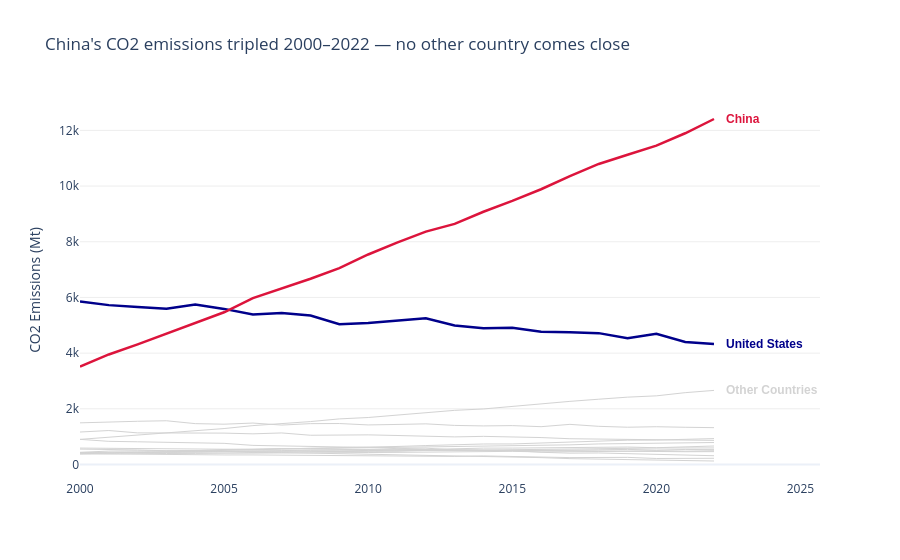

The notebook cell saved with this chart:
### Code cell
# Variation: contrasting two countries with others in grey for contrast


#highlight two countries
color_map = {c: 'crimson' if c == 'China' else 'darkblue' if c == 'United States' else 'lightgrey'for c in df['Country'].unique()}

fig = px.line(df, x='Year', y='CO2_Mt', color='Country',
              color_discrete_map=color_map,
              labels={'CO2_Mt': 'CO2 Emissions (Mt)', 'Year': ''},
              title="China's CO2 emissions tripled 2000–2022 — no other country comes close",
              template='plotly_white',
              height=400
              )
fig.update_traces(
    line=dict(width=1),   # default: thin for context countries
    showlegend=False     # direct label replaces legend (Gestalt proximity)
)

# thicker lines to draw attention to the two highlighted countries
for country in ['China', 'United States']:
    fig.update_traces(line=dict(width=2.5), selector=dict(name=country))


# Direct label at end of highlighted line
china_label = df.loc[(df['Country'] == 'China') & (df['Year'] == df['Year'].max())]
us_label = df.loc[(df['Country'] == 'United States') & (df['Year'] == df['Year'].max())]

others_label = df.loc[(df['Country'] == 'India') & (df['Year'] == df['Year'].max())]

# add highlight labels
fig.add_annotation(
    x=china_label['Year'].values[0], y=china_label['CO2_Mt'].values[0],
    text='China', showarrow=False,
    xanchor='left', xshift=10,
    font=dict(color='crimson', size=12, weight='bold', family='Arial')
)
fig.add_annotation(
    x=us_label['Year'].values[0], y=us_label['CO2_Mt'].values[0],
    text='United States', showarrow=False,
    xanchor='left', xshift=10,
    font=dict(color='darkblue', size=12, weight='bold', family='Arial')
)

# add others label (optional)
fig.add_annotation(
    x=others_label['Year'].values[0], y=others_label['CO2_Mt'].values[0],
    text='Other Countries', showarrow=False,
    xanchor='left', xshift=10,
    font=dict(color='lightgrey', size=12, weight='bold', family='Arial')
)

fig.update_layout(
    yaxis=dict(gridcolor='#EEEEEE'),
    xaxis=dict(showgrid=False)
)


fig.show()

### Figure 1 — Plotly figure (JSON) as saved in the notebook; plotly's stock layout.template omitted (floating-point values rounded to 4 significant figures)
{"data": [{"hovertemplate": "Country=United States<br>=%{x}<br>CO2 Emissions (Mt)=%{y}<extra></extra>", "legendgroup": "United States", "line": {"color": "darkblue", "dash": "solid", "width": 2.5}, "marker": {"symbol": "circle"}, "mode": "lines", "name": "United States", "orientation": "v", "showlegend": false, "type": "scatter", "x": [2000, 2001, 2002, 2003, 2004, 2005, 2006, 2007, 2008, 2009, 2010, 2011, 2012, 2013, 2014, 2015, 2016, 2017, 2018, 2019, 2020, 2021, 2022], "xaxis": "x", "y": [5858.0, 5724, 5653.0, 5593.0, 5743.0, 5589, 5386.0, 5443.0, 5348.0, 5038.0, 5082.0, 5176.0, 5250, 4994.0, 4897.0, 4913.0, 4770.0, 4746.0, 4718.0, 4537.0, 4695.0, 4398.0, 4326.0], "yaxis": "y"}, {"hovertemplate": "Country=China<br>=%{x}<br>CO2 Emissions (Mt)=%{y}<extra></extra>", "legendgroup": "China", "line": {"color": "crimson", "dash": "solid", "width": 2.5}, "marker": {"symbol": "circle"}, "mode": "lines", "name": "China", "orientation": "v", "showlegend": false, "type": "scatter", "x": [2000, 2001, 2002, 2003, 2004, 2005, 2006, 2007, 2008, 2009, 2010, 2011, 2012, 2013, 2014, 2015, 2016, 2017, 2018, 2019, 2020, 2021, 2022], "xaxis": "x", "y": [3514.0, 3952.0, 4312, 4692.0, 5079.0, 5468.0, 5974, 6323.0, 6673, 7053.0, 7543.0, 7972.0, 8365.0, 8641.0, 9078.0, 9466.0, 9887, 10360.0, 10790.0, 11130.0, 11450.0, 11900.0, 12410.0], "yaxis": "y"}, {"hovertemplate": "Country=India<br>=%{x}<br>CO2 Emissions (Mt)=%{y}<extra></extra>", "legendgroup": "India", "line": {"color": "lightgrey", "dash": "solid", "width": 1}, "marker": {"symbol": "circle"}, "mode": "lines", "name": "India", "orientation": "v", "showlegend": false, "type": "scatter", "x": [2000, 2001, 2002, 2003, 2004, 2005, 2006, 2007, 2008, 2009, 2010, 2011, 2012, 2013, 2014, 2015, 2016, 2017, 2018, 2019, 2020, 2021, 2022], "xaxis": "x", "y": [901.6, 974.6, 1056, 1146.0, 1205.0, 1291, 1396.0, 1466.0, 1542.0, 1637.0, 1687.0, 1774.0, 1865.0, 1945.0, 1994.0, 2092.0, 2177.0, 2267.0, 2345.0, 2419.0, 2466.0, 2580.0, 2661.0], "yaxis": "y"}, {"hovertemplate": "Country=Germany<br>=%{x}<br>CO2 Emissions (Mt)=%{y}<extra></extra>", "legendgroup": "Germany", "line": {"color": "lightgrey", "dash": "solid", "width": 1}, "marker": {"symbol": "circle"}, "mode": "lines", "name": "Germany", "orientation": "v", "showlegend": false, "type": "scatter", "x": [2000, 2001, 2002, 2003, 2004, 2005, 2006, 2007, 2008, 2009, 2010, 2011, 2012, 2013, 2014, 2015, 2016, 2017, 2018, 2019, 2020, 2021, 2022], "xaxis": "x", "y": [902.4, 831.7, 815.2, 804.7, 772.9, 759.1, 685.9, 668, 650.3, 608.3, 611.2, 569.2, 586.7, 521.5, 504.5, 499, 438.8, 407.4, 413.2, 389.5, 373.4, 344, 315.1], "yaxis": "y"}, {"hovertemplate": "Country=United Kingdom<br>=%{x}<br>CO2 Emissions (Mt)=%{y}<extra></extra>", "legendgroup": "United Kingdom", "line": {"color": "lightgrey", "dash": "solid", "width": 1}, "marker": {"symbol": "circle"}, "mode": "lines", "name": "United Kingdom", "orientation": "v", "showlegend": false, "type": "scatter", "x": [2000, 2001, 2002, 2003, 2004, 2005, 2006, 2007, 2008, 2009, 2010, 2011, 2012, 2013, 2014, 2015, 2016, 2017, 2018, 2019, 2020, 2021, 2022], "xaxis": "x", "y": [552.4, 542.6, 523.3, 492, 500.9, 465.3, 429.1, 428.8, 410.8, 384.6, 357.3, 331.6, 319.1, 303.8, 280.1, 276.3, 247, 210.4, 188, 185.4, 157.5, 148, 125.3], "yaxis": "y"}, {"hovertemplate": "Country=France<br>=%{x}<br>CO2 Emissions (Mt)=%{y}<extra></extra>", "legendgroup": "France", "line": {"color": "lightgrey", "dash": "solid", "width": 1}, "marker": {"symbol": "circle"}, "mode": "lines", "name": "France", "orientation": "v", "showlegend": false, "type": "scatter", "x": [2000, 2001, 2002, 2003, 2004, 2005, 2006, 2007, 2008, 2009, 2010, 2011, 2012, 2013, 2014, 2015, 2016, 2017, 2018, 2019, 2020, 2021, 2022], "xaxis": "x", "y": [389.4, 375.4, 362.2, 367.7, 348.3, 343.1, 343.2, 334.5, 317.1, 326.4, 318.2, 306, 298, 290, 308.1, 277.4, 267.1, 248, 244.2, 256.1, 215.4, 218.3, 222.5], "yaxis": "y"}, {"hovertemplate": "Country=Brazil<br>=%{x}<br>CO2 Emissions (Mt)=%{y}<extra></extra>", "legendgroup": "Brazil", "line": {"color": "lightgrey", "dash": "solid", "width": 1}, "marker": {"symbol": "circle"}, "mode": "lines", "name": "Brazil", "orientation": "v", "showlegend": false, "type": "scatter", "x": [2000, 2001, 2002, 2003, 2004, 2005, 2006, 2007, 2008, 2009, 2010, 2011, 2012, 2013, 2014, 2015, 2016, 2017, 2018, 2019, 2020, 2021, 2022], "xaxis": "x", "y": [423.8, 445.8, 450.4, 454.4, 452.6, 481.6, 483.2, 499, 514.3, 527.4, 525.9, 534.4, 539.2, 567.9, 588.3, 588.9, 600.9, 593.9, 613.8, 626.7, 602.1, 631.2, 664], "yaxis": "y"}, {"hovertemplate": "Country=Japan<br>=%{x}<br>CO2 Emissions (Mt)=%{y}<extra></extra>", "legendgroup": "Japan", "line": {"color": "lightgrey", "dash": "solid", "width": 1}, "marker": {"symbol": "circle"}, "mode": "lines", "name": "Japan", "orientation": "v", "showlegend": false, "type": "scatter", "x": [2000, 2001, 2002, 2003, 2004, 2005, 2006, 2007, 2008, 2009, 2010, 2011, 2012, 2013, 2014, 2015, 2016, 2017, 2018, 2019, 2020, 2021, 2022], "xaxis": "x", "y": [1166.0, 1220.0, 1136.0, 1131.0, 1151.0, 1127.0, 1101.0, 1133.0, 1050.0, 1061.0, 1064.0, 1042.0, 1005.0, 990.9, 1010.0, 996.6, 967.4, 925.1, 916.6, 914.5, 902.8, 898.1, 865.1], "yaxis": "y"}, {"hovertemplate": "Country=Canada<br>=%{x}<br>CO2 Emissions (Mt)=%{y}<extra></extra>", "legendgroup": "Canada", "line": {"color": "lightgrey", "dash": "solid", "width": 1}, "marker": {"symbol": "circle"}, "mode": "lines", "name": "Canada", "orientation": "v", "showlegend": false, "type": "scatter", "x": [2000, 2001, 2002, 2003, 2004, 2005, 2006, 2007, 2008, 2009, 2010, 2011, 2012, 2013, 2014, 2015, 2016, 2017, 2018, 2019, 2020, 2021, 2022], "xaxis": "x", "y": [589.6, 584.4, 585.1, 565.2, 563.8, 553.5, 540.5, 569.3, 553.4, 544.2, 529.9, 514.6, 531.3, 513.3, 514.8, 498.5, 502.8, 489.1, 484.5, 487.7, 463.2, 458.7, 461.7], "yaxis": "y"}, {"hovertemplate": "Country=Australia<br>=%{x}<br>CO2 Emissions (Mt)=%{y}<extra></extra>", "legendgroup": "Australia", "line": {"color": "lightgrey", "dash": "solid", "width": 1}, "marker": {"symbol": "circle"}, "mode": "lines", "name": "Australia", "orientation": "v", "showlegend": false, "type": "scatter", "x": [2000, 2001, 2002, 2003, 2004, 2005, 2006, 2007, 2008, 2009, 2010, 2011, 2012, 2013, 2014, 2015, 2016, 2017, 2018, 2019, 2020, 2021, 2022], "xaxis": "x", "y": [378.4, 391.5, 388.8, 394.9, 397.8, 407.5, 403.7, 414.2, 423.1, 426.7, 430.1, 435.2, 443.8, 461.4, 444.2, 471.6, 453.9, 448.9, 466, 477.6, 494.3, 478.2, 493.7], "yaxis": "y"}, {"hovertemplate": "Country=South Korea<br>=%{x}<br>CO2 Emissions (Mt)=%{y}<extra></extra>", "legendgroup": "South Korea", "line": {"color": "lightgrey", "dash": "solid", "width": 1}, "marker": {"symbol": "circle"}, "mode": "lines", "name": "South Korea", "orientation": "v", "showlegend": false, "type": "scatter", "x": [2000, 2001, 2002, 2003, 2004, 2005, 2006, 2007, 2008, 2009, 2010, 2011, 2012, 2013, 2014, 2015, 2016, 2017, 2018, 2019, 2020, 2021, 2022], "xaxis": "x", "y": [438.1, 481.5, 490.6, 490.8, 494.6, 537.2, 539, 566.1, 570, 585.4, 595.9, 620.6, 631.1, 649.6, 646.2, 686.5, 704, 706, 738.5, 750.8, 755.8, 777.3, 789.5], "yaxis": "y"}, {"hovertemplate": "Country=Russia<br>=%{x}<br>CO2 Emissions (Mt)=%{y}<extra></extra>", "legendgroup": "Russia", "line": {"color": "lightgrey", "dash": "solid", "width": 1}, "marker": {"symbol": "circle"}, "mode": "lines", "name": "Russia", "orientation": "v", "showlegend": false, "type": "scatter", "x": [2000, 2001, 2002, 2003, 2004, 2005, 2006, 2007, 2008, 2009, 2010, 2011, 2012, 2013, 2014, 2015, 2016, 2017, 2018, 2019, 2020, 2021, 2022], "xaxis": "x", "y": [1496.0, 1532.0, 1552.0, 1570.0, 1467.0, 1447.0, 1488.0, 1416.0, 1467.0, 1471.0, 1421.0, 1438.0, 1460.0, 1404.0, 1385.0, 1397.0, 1358.0, 1441.0, 1371.0, 1338.0, 1357.0, 1336.0, 1323.0], "yaxis": "y"}, {"hovertemplate": "Country=South Africa<br>=%{x}<br>CO2 Emissions (Mt)=%{y}<extra></extra>", "legendgroup": "South Africa", "line": {"color": "lightgrey", "dash": "solid", "width": 1}, "marker": {"symbol": "circle"}, "mode": "lines", "name": "South Africa", "orientation": "v", "showlegend": false, "type": "scatter", "x": [2000, 2001, 2002, 2003, 2004, 2005, 2006, 2007, 2008, 2009, 2010, 2011, 2012, 2013, 2014, 2015, 2016, 2017, 2018, 2019, 2020, 2021, 2022], "xaxis": "x", "y": [425.4, 430, 427, 456.8, 455, 457.7, 458.9, 456.8, 463.5, 462.8, 474.4, 475.7, 504.5, 502.6, 500.7, 497.6, 501.1, 513.4, 528, 541.4, 518, 539.8, 534.4], "yaxis": "y"}, {"hovertemplate": "Country=Mexico<br>=%{x}<br>CO2 Emissions (Mt)=%{y}<extra></extra>", "legendgroup": "Mexico", "line": {"color": "lightgrey", "dash": "solid", "width": 1}, "marker": {"symbol": "circle"}, "mode": "lines", "name": "Mexico", "orientation": "v", "showlegend": false, "type": "scatter", "x": [2000, 2001, 2002, 2003, 2004, 2005, 2006, 2007, 2008, 2009, 2010, 2011, 2012, 2013, 2014, 2015, 2016, 2017, 2018, 2019, 2020, 2021, 2022], "xaxis": "x", "y": [415.9, 428.4, 429, 442, 444.4, 455.2, 474.3, 476.8, 490.3, 486.4, 504.8, 494.3, 516.4, 529.4, 518, 534.5, 548.4, 564.5, 559.2, 576.5, 592.1, 592.8, 594.3], "yaxis": "y"}, {"hovertemplate": "Country=Indonesia<br>=%{x}<br>CO2 Emissions (Mt)=%{y}<extra></extra>", "legendgroup": "Indonesia", "line": {"color": "lightgrey", "dash": "solid", "width": 1}, "marker": {"symbol": "circle"}, "mode": "lines", "name": "Indonesia", "orientation": "v", "showlegend": false, "type": "scatter", "x": [2000, 2001, 2002, 2003, 2004, 2005, 2006, 2007, 2008, 2009, 2010, 2011, 2012, 2013, 2014, 2015, 2016, 2017, 2018, 2019, 2020, 2021, 2022], "xaxis": "x", "y": [382.8, 400.4, 430.7, 453.8, 482.6, 501.9, 533, 551.8, 586.6, 602.5, 614.5, 647.3, 680.1, 717.7, 736.3, 738.2, 768.8, 813.7, 834.8, 872.3, 876.5, 898.5, 930.5], "yaxis": "y"}], "layout": {"annotations": [{"font": {"color": "crimson", "family": "Arial", "size": 12, "weight": "bold"}, "showarrow": false, "text": "China", "x": 2022, "xanchor": "left", "xshift": 10, "y": 12410.0}, {"font": {"color": "darkblue", "family": "Arial", "size": 12, "weight": "bold"}, "showarrow": false, "text": "United States", "x": 2022, "xanchor": "left", "xshift": 10, "y": 4326.0}, {"font": {"color": "lightgrey", "family": "Arial", "size": 12, "weight": "bold"}, "showarrow": false, "text": "Other Countries", "x": 2022, "xanchor": "left", "xshift": 10, "y": 2661.0}], "autosize": true, "legend": {"title": {"text": "Country"}, "tracegroupgap": 0}, "title": {"text": "China's CO2 emissions tripled 2000–2022 — no other country comes close"}, "xaxis": {"anchor": "y", "autorange": true, "domain": [0, 1], "range": [2000, 2024.0], "showgrid": false, "title": {"text": ""}, "type": "linear"}, "yaxis": {"anchor": "x", "autorange": true, "domain": [0, 1], "gridcolor": "#EEEEEE", "range": [-557.2, 13090.0], "title": {"text": "CO2 Emissions (Mt)"}, "type": "linear"}}}
